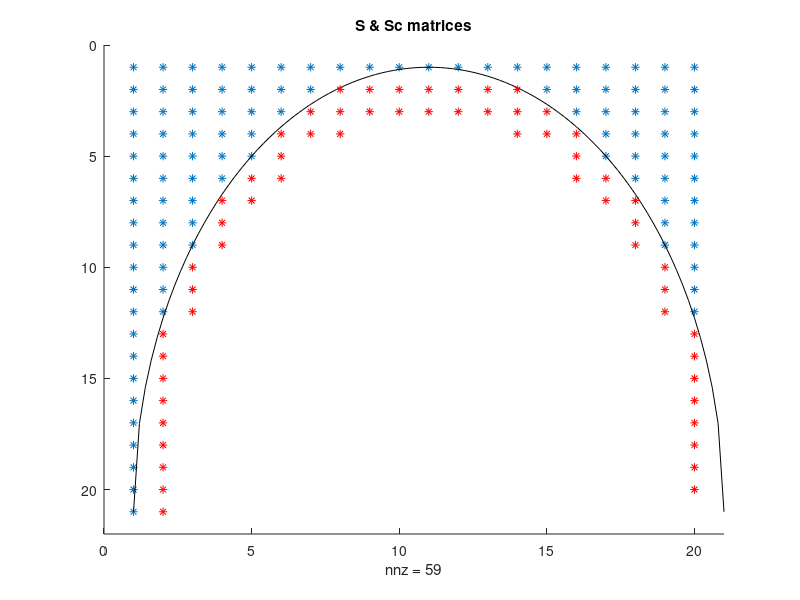

This figure's MATLAB source: (Note: this script raises an error after producing the figure.)
%% Programme to solve for Stokes velocity profile in riblets
% Solve A*u = P
% S = riblets grid points
% P = pressure gradient
% A = Laplacian coefficients
% Sc = Sd - S = riblets surface grid points

clear
close all
tic

%% Input data
lz = 1; % always
ly = 0.5; % always > height for periodic flow

% Define grid sizes
nz = 20; % number of points in periodic z (spanwise)
ny = 21; % number of points y (wall-normal) domain is enclosed
dy = ly/(ny-1); % length of sub-intervals in y-axis
dz = lz/nz; % length of sub-intervals in z-axis
y = (0:ny-1)/(ny-1)*ly;
z = (0:nz-1)/nz*lz;

dpdx = 0; % Pressure gradient
Sx = 1; % Shear at the top, could set to 1 (if normalised, always 1)

geometry = 2
% 1 = triangle (k/s = 1+sqrt(3) for 30deg, 0.5 for 90deg, sqrt(3) for 60deg)
% 2 = semi-circle (k/s = 0.5)
% 3 = trapezium (k/s = 0.5; tip half-angle = 15deg)
% 4 = blade (k/s = 0.5; t/s = 0.2)
angle = 90; % 30/60/90 degrees, for triangles only

%% Build S matrix - Grid Points of riblets
% S = 1 for points within and on boundary and = 0 elsewhere 
S = zeros(ny,nz);

if geometry == 1 % triangle
    if angle == 90        
        shape = 'triangle9';
        height = 0.5*lz;
        triangle = z-lz/2+0.00001;
        triangle2 = -z+lz/2+0.00001;
    end
    if angle == 60
        shape = 'triangle6';
        height = sqrt(3)/2;
        triangle = sqrt(3)*z-sqrt(3)*lz/2;
        triangle2 = -sqrt(3)*z+sqrt(3)*lz/2;
    end
    if angle == 30
        shape = 'triangle3';
        height = 1 + sqrt(3)/2;
        triangle = (2+sqrt(3))*z-1-sqrt(3)*lz/2;
        triangle2 = -(2+sqrt(3))*z+1+sqrt(3)*lz/2;
    end
        for k = 1:nz
            for j = 1:ny
                if y(j) <= triangle(k) || y(j) <= triangle2(k)
                    S(j,k) = 1;
                else
                    S(j,k) = 0;
                end
            end
        end
end

if geometry == 2 % semi-circle
    shape = 'circle';
    height = 0.5;
    circle = (y'*ones(1,nz)-lz/2).^2+(ones(ny,1)*z-lz/2).^2-(lz/2)^2;
    S = sign((sign(circle)+1)/2);
    for j = round(height/ly*ny)+1:ny
        S(j,:) = 0;
    end
end

if geometry == 3 % trapezium
    shape = 'trapezium';
    height = 0.5;
    trapezium = (4+2*sqrt(3))*z-3.5-2*sqrt(3);
    trapezium2 = -(4+2*sqrt(3))*z+0.5;
    for k=1:nz
        for j=1:ny
            if y(j) <= trapezium(k) || y(j) <= trapezium2(k)
                S(j, k) = 1;
            else
                S(j, k) = 0;
            end
        end
    end
end

if geometry == 4 % blade
    shape = 'blade';
    height = 0.5;
    for j = 1:round(0.5/ly*ny)
        for k = 1:nz
            if z(k) <= 0.1*lz || z(k) >= 0.9*lz
                S(j,k) = 1;
            else
                S(j,k) = 0;
            end
        end
    end
end

figure(1); clf
hold on
spy(S)

%% Build Sd matrix
% Sd = 1 for points within and on boundary and = 0 elsewhere 
% riblets now bigger by rd = max(dy,dz)
rd = max(dy,dz);
Sd = zeros(ny,nz);
n_g = round(height/ly*ny); % index at riblet surface

if geometry == 1 % triangle
    if angle == 90
        triangle = z+rd-lz/2+0.00001;
        triangle2 = -z+rd+lz/2+0.00001;
        ztriangle = (0:100)/100; % reference
        ytriangle1 = ztriangle-lz/2+0.00001;
        ytriangle2 = -ztriangle+lz/2+0.00001;
        zplot = 1+ztriangle*(nz-1)/lz;
        yplot1 = 1+ytriangle1*(ny-1)/ly;
        yplot2 = 1+ytriangle2*(ny-1)/ly;
    end
    if angle == 60
        triangle = sqrt(3)*(z+rd)-sqrt(3)*lz/2;
        triangle2 = -sqrt(3)*(z-rd)+sqrt(3)*lz/2;        
        ztriangle = (0:100)/100; % reference
        ytriangle1 = sqrt(3)*ztriangle-sqrt(3)*lz/2;
        ytriangle2 = -sqrt(3)*ztriangle+sqrt(3)*lz/2;
        zplot = 1+ztriangle*(nz-1);
        yplot1 = 1+ytriangle1*(ny-1)/ly;
        yplot2 = 1+ytriangle2*(ny-1)/ly;
        
    end
    if angle == 30
        triangle = (2+sqrt(3))*(z+rd)-1-sqrt(3)*lz/2;
        triangle2 = -(2+sqrt(3))*(z-rd)+1+sqrt(3)*lz/2;
        ztriangle = (0:100)/100; % reference
        ytriangle1 = (2+sqrt(3))*ztriangle-1-sqrt(3)*lz/2;
        ytriangle2 = -(2+sqrt(3))*ztriangle+1+sqrt(3)*lz/2;
        zplot = 1+ztriangle*(nz-1);
        yplot1 = 1+ytriangle1*(ny-1)/ly;
        yplot2 = 1+ytriangle2*(ny-1)/ly;
    end
    for k = 1:nz
        for j = 1:ny
            if y(j) <= triangle(k) || y(j) <= triangle2(k)
                Sd(j,k) = 1;
            else
                Sd(j,k) = 0;
            end
        end
    end
    figure(1)
    plot(zplot,yplot1,'k',zplot,yplot2,'k')
end

if geometry == 2 % semi-circle    
    circled = (y'*ones(1,nz)-lz/2).^2+(ones(ny,1)*z-lz/2).^2-(lz/2-rd)^2;
    Sd = sign((sign(circled)+1)/2);
    for j = n_g+1:ny
        Sd(j,:) = 0;
    end
    zcircle = (0:100)/100; % reference
    ycircle = (-sqrt((lz/2)^2-(zcircle-lz/2).^2))+lz/2;
    zplot = 1+zcircle*nz;
    yplot = 1+ycircle*(ny-1)/ly;
    figure(1)
    plot(zplot,yplot,'k')
end

if geometry == 3 % trapezium
    trapezium = (4+2*sqrt(3))*(z+rd)-3.5-2*sqrt(3);
    trapezium2 = -(4+2*sqrt(3))*(z-rd)+0.5;
    ztrap = (0:100)/100; % reference
    ytrap = (4+2*sqrt(3))*ztrap-3.5-2*sqrt(3);
    ytrap2 = -(4+2*sqrt(3))*ztrap+0.5;
    zplot = 1+ztrap*nz;
    yplot1 = 1+ytrap*(ny-1)/ly;
    yplot2 = 1+ytrap2*(ny-1)/ly;
    figure(1)
    plot(zplot,yplot1,'k',zplot,yplot2,'k')
    for k=1:nz
        for j=1:ny
            if y(j) <= trapezium(k) || y(j) <= trapezium2(k)
                Sd(j, k) = 1;
            else
                Sd(j, k) = 0;
            end
        end
    end
end

if geometry == 4 % blade
    for j = 1:round(round(0.5/ly*ny)+round(rd/dy)) % domain height > 0.5*lz
        for k = 1:nz
            if z(k) <= 0.1*lz+rd+0.00001 || z(k) >= 0.9*lz-rd-0.00001
                Sd(j,k) = 1;
            else
                Sd(j,k) = 0;
            end
        end
    end
    figure(1)
    hold on
    xline(0.1*lz*nz+1)
    xline(nz-0.1*lz*nz+1)
end

%% Build Sc matrix - curve of the boundary
Sc = Sd-S;
figure(1)
spy(Sc,'r')
title('S & Sc matrices')

%% Build P matrix - pressure gradient - RHS of Stokes
P = ones(ny*nz,1);
P = sparse(P);
P = P*dpdx;

%% Build A matrix 
beta = -2/(dy^2)-2/(dz^2); % coefficient of point p
alpha = 1/(dy^2); % coefficient of surrounding points
r1 = beta.*ones(ny,1);
r2 = alpha.*ones(ny-1,1);
r3 = alpha.*ones(1,1);
B = diag(r1,0) + diag(r2,1) + diag(r2,-1) + diag(r3,-ny+1) + diag(r3,ny-1);
B = sparse(B);
C = kron(eye(nz),B);
C = sparse(C);
gamma = 1/(dz^2);
r4 = gamma.*ones(ny*nz-ny,1);
r5 = gamma.*ones(ny,1);
D = diag(r4,-ny)+diag(r4,+ny)+diag(r5,-ny*nz+ny)+diag(r5,ny*nz-ny);
D = sparse(D);
A = C+D;
A = sparse(A);

%% Shear at the top condition
for k = 1:nz
    j = ny; % top of domain
    index = (k-1)*ny+j;
    A(index,:) = 0;
    A(index,index) = 1/dy^2; % should be dy, but P(index) changed as well
    if index~=1
        A(index,index-1) = -1/dy^2;
    end   
    P(index) = Sx/dy;
end

%% Solid condition - modify the A matrix
% Modify A and P matrix for points within and on the boundary of riblets
% Velocity inside riblets = 0
for j = 1:ny
    for k = 1:nz
        if S(j,k) == 1
            index = (k-1)*ny+j;
            A(index,:) = 0;
            A(index,index) = 1/dy^2;
            P(index) = 0;
        end
    end
end

%% Modify the A matrix - curve of the boundary
% Modification of the matrix A near the boundary of the solid
for j=2:ny-1
    for k=1:nz
        if Sc(j,k) == 1
            y0 = y(j);
            z0 = z(k);          
            my = abs(floor(log10(dy)));
            mz = abs(floor(log10(dz)));
            
        %ys: (j-+2,k);(j-+1,k);(j,k-+2);(j,k-+1) 
            ys = [y0-dy, y0, y0+dy];
            zs = [z0-dz, z0, z0+dz];  
            
            if geometry == 1 % triangle
                if angle == 90
                    if z0 <= lz/2
                        yp0 = -z0+lz/2;
                    else
                        yp0 = z0-lz/2;
                    end
                    zpPlus = y0+lz/2;
                    zpMinus = -y0+lz/2;
                end
                if angle == 60
                    if z0 <= lz/2
                        yp0 = -sqrt(3)*z0+sqrt(3)*lz/2;
                    else
                        yp0 = sqrt(3)*z0-sqrt(3)*lz/2;
                    end
                    zpPlus = y0/sqrt(3)+lz/2;
                    zpMinus = -y0/sqrt(3)+lz/2;
                end
                if angle == 30
                    if z0 <= lz/2
                        yp0 = (2+sqrt(3))*z0-1-sqrt(3)*lz/2;
                    else
                        yp0 = -(2+sqrt(3))*z0+1+sqrt(3)*lz/2;
                    end
                    zpPlus = y0/(2+sqrt(3))+(1+sqrt(3)*lz/2)/(2+sqrt(3));
                    zpMinus = -y0/(2+sqrt(3))+(1+sqrt(3)*lz/2)/(2+sqrt(3));
                end
            end
            
            if geometry == 2 % semi-circle
                yp0 = sqrt((lz/2)^2-(z0-lz/2).^2)+lz/2;
                zpPlus = sqrt((lz/2)^2-(y0-lz/2).^2)+lz/2;
                zpMinus = -sqrt((lz/2)^2-(y0-lz/2).^2)+lz/2;
            end
            
            if geometry == 3 % trapezium
                if z0 <= lz/2
                    yp0 = -(4+2*sqrt(3))*z0+0.5;
                else
                    yp0 = (4+2*sqrt(3))*z0-3.5-2*sqrt(3);
                end
                zpPlus = (3.5+2*sqrt(3)+y0)/(4+2*sqrt(3));
                zpMinus = (0.5-y0)/(4+2*sqrt(3));
            end
            
            if geometry == 4 % blade
                if z0 <= 0.1*lz || z0 >= 0.9*lz
                    yp0 = height*lz;
                else
                    yp0 = 0;
                end
                if y0 <= height*lz
                    zpPlus = 0.9*lz-0.00001;
                    zpMinus = 0.1*lz+0.00001;
                else
                    zpPlus = 0;
                    zpMinus = lz;
                end                
            end
            
            % check closest distance in z direction               
            if abs(z0-zpPlus) < abs(z0 - zpMinus)
                zp0 = zpPlus;
            else
                zp0 = zpMinus;
            end
            
            % Modify ys: (j-+2,k),(j-+1,k),(j,k-+2),(j,k-+1)         
            deltay=round(abs(y0-yp0),10);
            deltays=y0-yp0;
            deltaz=round(abs(z0-zp0),10);
            deltazs=z0-zp0;
            
            if deltaz<dz
                if round(deltaz,mz+2)~=0
                    zs(2-sign(deltazs))=z0-sign(deltazs)*deltaz;
                    
                end
            end           
            if deltay<dy
                if round(deltay,my+2)~=0 
                    ys(2-sign(deltays))=y0-sign(deltays)*deltay;
                end
            end 
            
            bj=zeros(1,3);
            bk=zeros(1,3);          
            bj(1)=2/((ys(2)-ys(1))*(ys(3)-ys(1)));
            bj(2)=-2/((ys(3)-ys(2))*(ys(2)-ys(1))); 
            bj(3)=2/((ys(3)-ys(2))*(ys(3)-ys(1)));
            bk(1)=2/((zs(2)-zs(1))*(zs(3)-zs(1)));
            bk(2)=-2/((zs(3)-zs(2))*(zs(2)-zs(1))); 
            bk(3)=2/((zs(3)-zs(2))*(zs(3)-zs(1)));  
            
            index =(k-1)*ny+j;
            A(index,index) = bj(2) + bk(2);        
            if abs(deltay)<dy           
              A(index,index-sign(deltays))=0;       
              A(index,index+sign(deltays))= bj(2+sign(deltays));
            end                      
            if abs(deltaz)<dz 
                if k==1
                    A(index,index+(nz-1)*ny) = bk(1);
                    A(index,index+ny) = 0; %bk(3);
                elseif k==nz
                    A(index,index-ny) = bk(3);
                    A(index,index-(nz-1)*ny) = 0; %bk(1);
                else
                    A(index,index-sign(deltazs)*ny) = 0; %bk(2-sign(deltazs));
                    A(index,index+sign(deltazs)*ny) = bk(2+sign(deltazs));
                end
            end
        end
    end
end
            
%% No slip at bottom condition
for k = 1:nz
    j = 1;
    index = (k-1)*ny+j ;
    A(index,:) = 0;
    A(index,index) = 1/dy^2;
    P(index)=0;
end

%% Solution
figure(3)
spy(A)
u = mldivide(A,P);
u = reshape(u,ny,nz); % converts u into size (ny,nz)

figure(4) % 3d u profile
surfc(z,y,u)
title('u profile')
axis image
ylabel('y', 'FontSize', 18)
xlabel('z', 'FontSize', 18)
set(gca,'FontSize',18)

figure(5)
contourf(z,y,u)
axis image
colorbar
set(gca,'layer','top')
title('u')
colorbar
ylabel('y')
xlabel('z')

%% average in z and find point of min gradient
ums = mean(u,2);
ums = full(ums);

% find point of min gradient and plot
grad = zeros(1,ny);
for i = 1:ny-1
    grad(i) = (y(i+1)-y(i))/(ums(i+1)-ums(i));
end
grad(ny) = grad(ny-1);
[grad_min, minimum] = min(grad);
boundary = y(minimum)-grad_min*ums(minimum);
y_line = grad_min*ums + boundary;
fprintf('Virtual boundary at y = %f\n', boundary)

figure(6)
hold on
plot(ums,y,'k','Linewidth',1.25)
plot(ums,y_line,'r','Linewidth',1.25)
ylabel('$y$','Interpreter','Latex')
xlabel('$\bar{u}$','Interpreter','Latex')
set(gca,'FontName','times','FontSize',15)

% calculate and plot u profile under virtual origin
n_o = round(boundary/ly*ny); % index of virtual origin
u_o = u(1:n_o,:);
u_g = u(1:n_g,:);

figure(7)
surfc(z,y(1:n_o),u_o)
title('u profile under virtual origin')

%% calculate coefficients
% at plane of riblet tips
intg = dy*trapz(full(u_g)); % integrate u*dy with z constant
G1_g = dz*trapz(intg) % integration in y and z
u_surfg = u_g(end,:);
G2_g = dz*trapz(full(u_surfg)) % integration in z at top layer

% at virtual origin
integraly = dy*trapz(full(u_o));
G1_o = dz*trapz(integraly)
u_surf = u_o(end,:);
G2_o = dz*trapz(full(u_surf))

toc